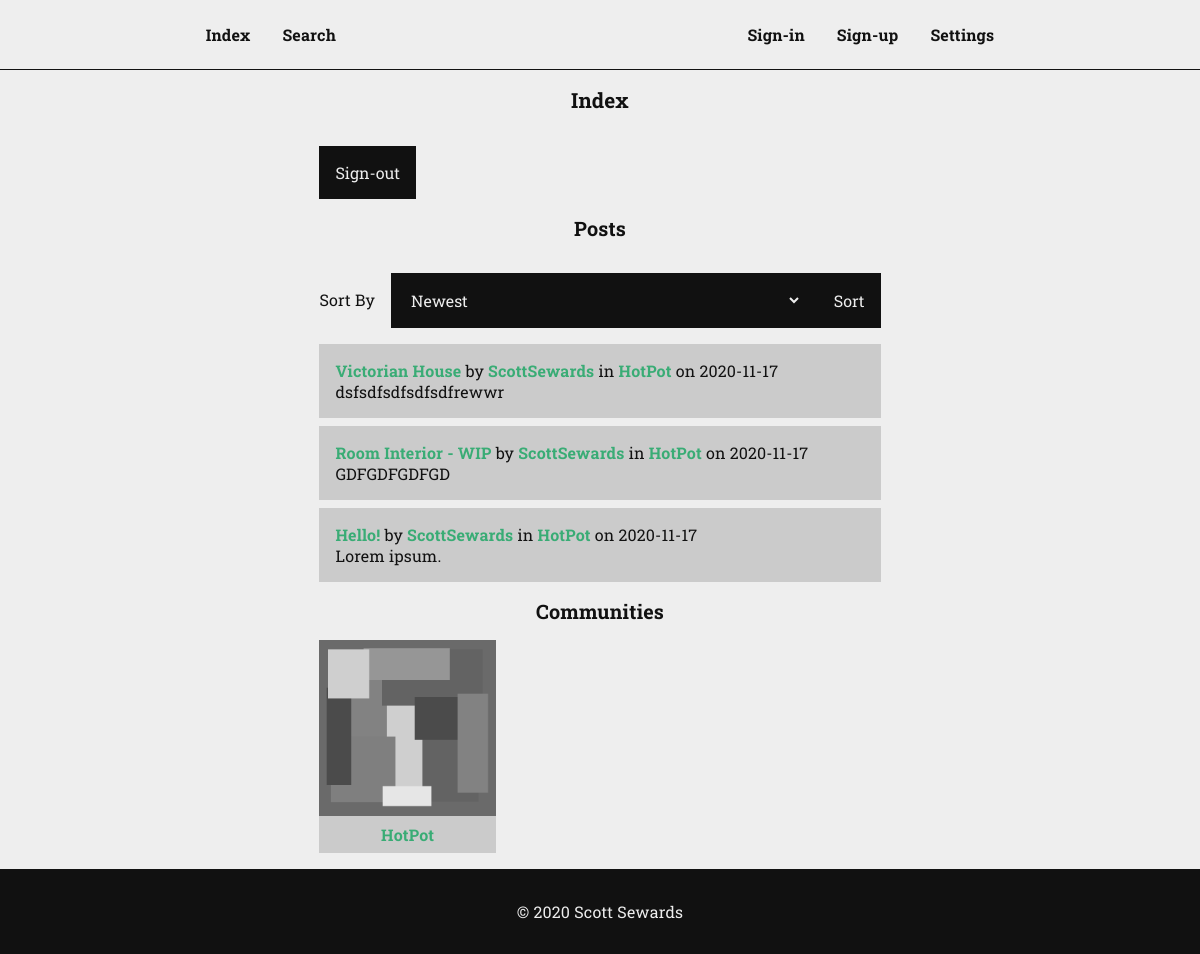
The app's page /, older data.
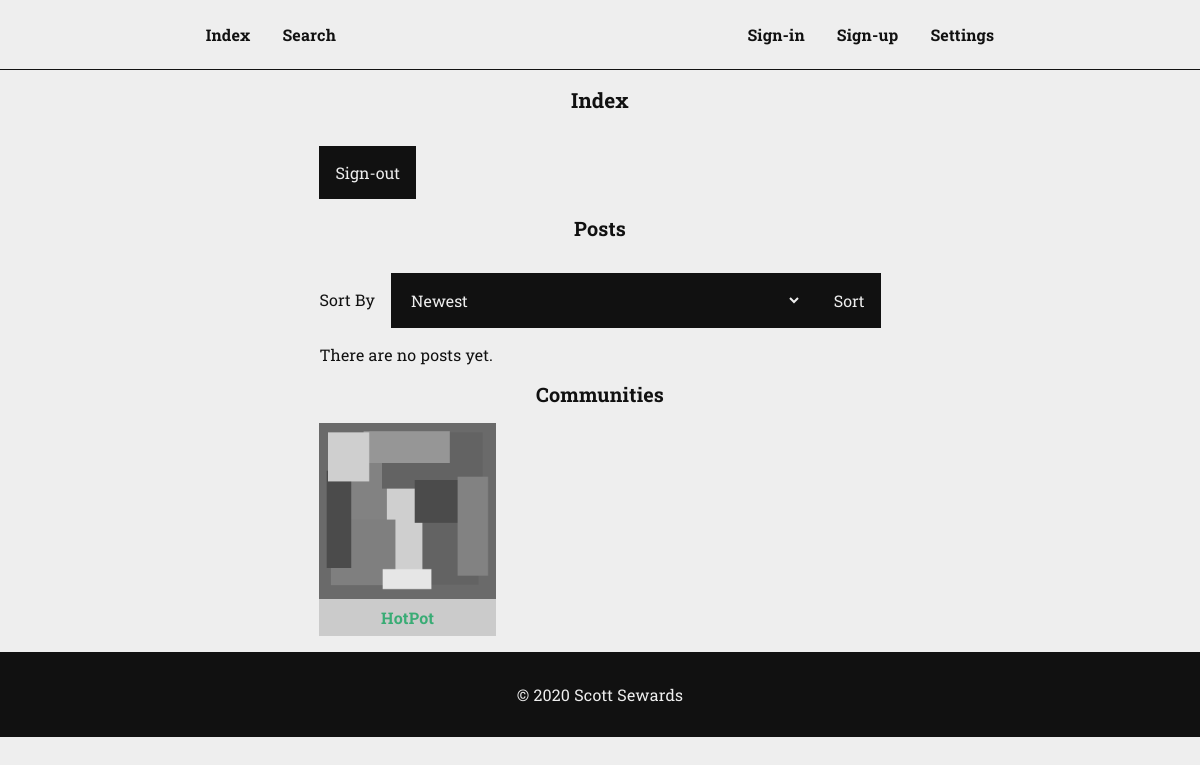
The same page, newer data.
### tables this page shows
CREATE TABLE `posts` (
  `id` int(11) NOT NULL,
  `posted` date NOT NULL DEFAULT current_timestamp(),
  `posted_by` int(11) NOT NULL,
  `posted_in` text NOT NULL,
  `title` text NOT NULL,
  `content` text NOT NULL,
  `likes` int(11) NOT NULL DEFAULT 0,
  `dislikes` int(11) NOT NULL DEFAULT 0
);

CREATE TABLE `users` (
  `id` int(11) NOT NULL,
  `created` date NOT NULL DEFAULT current_timestamp(),
  `name` text NOT NULL,
  `email` text NOT NULL,
  `verified` tinyint(1) NOT NULL DEFAULT 0,
  `can_email` tinyint(1) NOT NULL DEFAULT 1,
  `password` text NOT NULL,
  `picture` text NOT NULL DEFAULT 'images/picture.png',
  `banner` text NOT NULL DEFAULT 'images/banner.png'
);

CREATE TABLE `communities` (
  `id` int(11) NOT NULL,
  `created` date NOT NULL DEFAULT current_timestamp(),
  `created_by` int(11) NOT NULL,
  `admin` int(11) NOT NULL,
  `name` text NOT NULL,
  `description` text NOT NULL,
  `picture` text NOT NULL DEFAULT 'images/picture.png',
  `banner` text NOT NULL DEFAULT 'images/banner.png',
  `subscribers` int(11) NOT NULL DEFAULT 0
);

### index.php (the view, shortened to what this page needs)
<?php
require_once("head.php");
?>
<main>
  <h1>Index</h1>
  <section>
    <form class='less' method='POST'>
      <input type='submit' name='sign-out' value='Sign-out'>
    </form>
  </section>
  <section id='posts'>
    <h2>Posts</h2>
    <form class='less' method='POST'>
      <div class='inline'>
        <label for='sort-posts-by'>Sort By</label>
        <select id='sort-posts-by' name='sort-by'>
          <option value='newest'>Newest</option>
        </select>
        <input type='submit' name='sort-posts' value='Sort'>
      </div>
    </form>
    <?php
    $select_posts = mysqli_query($connection, "SELECT * FROM posts ORDER BY id DESC LIMIT 10");
    if(mysqli_num_rows($select_posts) > "0") {
      echo "<div class='posts'>";
      while($fetch_post = mysqli_fetch_array($select_posts)) {
        $post_id = $fetch_post["id"];
        $post_posted = $fetch_post["posted"];
        $post_posted_by = $fetch_post["posted_by"];
        $select_post_posted_by_name = mysqli_query($connection, "SELECT name FROM users WHERE id='{$post_posted_by}'");
        $fetch_post_posted_by_name = mysqli_fetch_array($select_post_posted_by_name);
        $post_posted_by_name = $fetch_post_posted_by_name["name"];
        $post_posted_in = $fetch_post["posted_in"];
        $select_post_posted_in_name = mysqli_query($connection, "SELECT name FROM communities WHERE id='{$post_posted_in}'");
        $fetch_post_posted_by_name = mysqli_fetch_array($select_post_posted_in_name);
        $post_posted_in_name = $fetch_post_posted_by_name["name"];
        $post_title = $fetch_post["title"];
        $post_content = $fetch_post["content"];
        echo "
        <div class='post'>
          <span><a href='post.php?id={$post_id}&title={$post_title}'>{$post_title}</a> by <a href='user.php?name={$post_posted_by_name}'>{$post_posted_by_name}</a> in <a href='community.php?name={$post_posted_in_name}'>{$post_posted_in_name}</a> on {$post_posted}</span>
          <span>{$post_content}</span>
        </div>";
      }
    } else echo "<p>There are no posts yet.</p>";
    ?>
  </section>
  <section id='communities'>
    <h2>Communities</h2>
    <div class='communities'>
      <?php
      $select_communities = mysqli_query($connection, "SELECT * FROM communities ORDER BY id DESC LIMIT 6");
      while($fetch_community = mysqli_fetch_array($select_communities)) {
        $community_name = $fetch_community["name"];
        $community_picture = $fetch_community["picture"];
        echo "
        <div class='community'>
          <img src='{$community_picture}' alt='Picture for {$community_name}' height='100%' width='100%'>
          <div class='meta'>
            <span><a href='community.php?name={$community_name}'>{$community_name}</a></span>
          </div>
        </div>";
      }
      ?>
    </div>
  </section>
</main>
<?php
require_once("foot.php");
?>

Row changes from the older to the newer data that the page shows:
removed posts: title "Victorian House", users.name "ScottSewards", communities.name "HotPot", posted "2020-11-17", content "dsfsdfsdfsdfsdfrewwr"
removed posts: title "Room Interior - WIP", users.name "ScottSewards", communities.name "HotPot", posted "2020-11-17", content "GDFGDFGDFGD"
removed posts: title "Hello!", users.name "ScottSewards", communities.name "HotPot", posted "2020-11-17", content "Lorem ipsum."
Text that changed along with them:
text now shown: "There are no posts yet."
